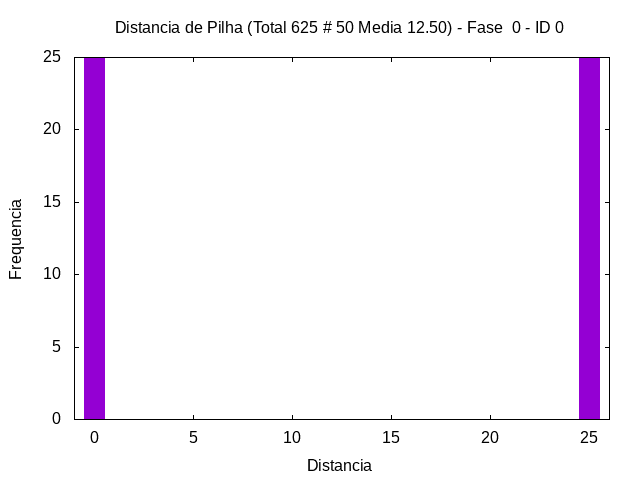

Source code (gnuplot):
set term png
set output "../out/mem/transp/-hist-0-0.png"
set style fill solid 1.0
set title "Distancia de Pilha (Total 625 # 50 Media 12.50) - Fase  0 - ID 0"
set xlabel "Distancia"
set ylabel "Frequencia"
plot [-1:26] "../out/mem/transp/-hist-0-0.gpdat" u 3:4 w boxes t ""
